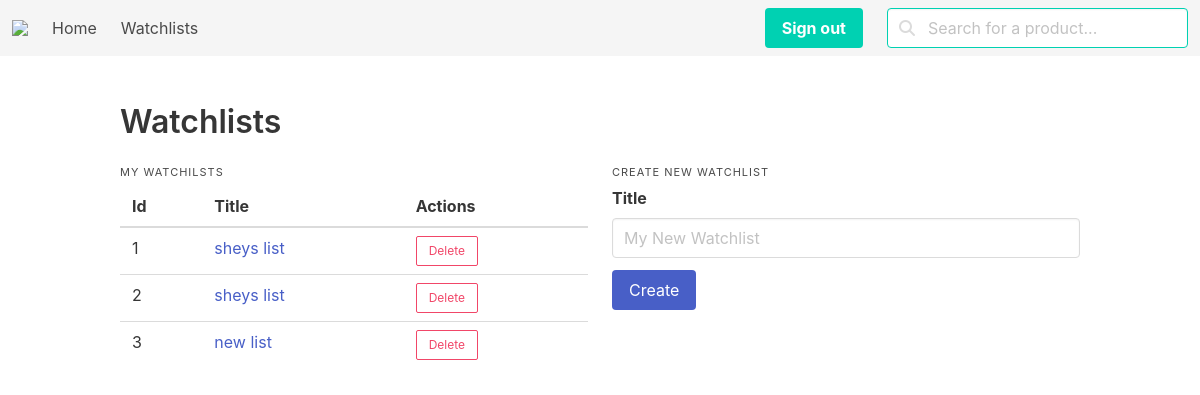
Page /watchlists/ (signed in) on the earlier database version.
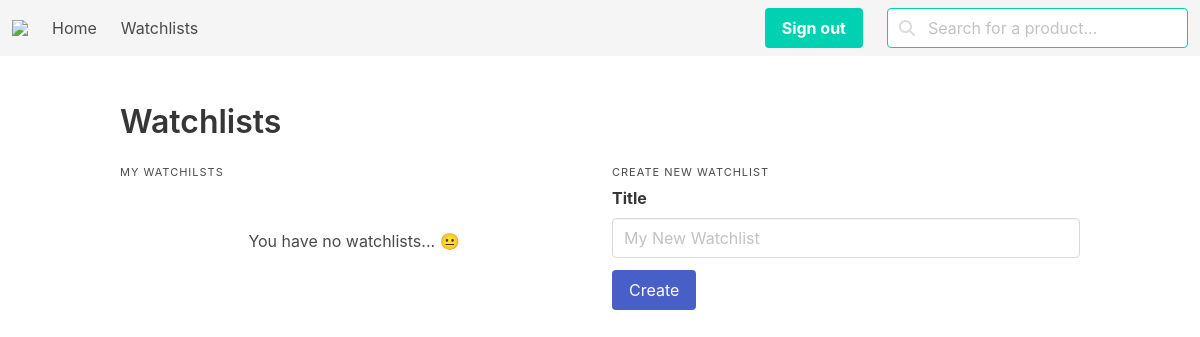
Same page on the later database version.
### core/models.py (models this page shows, shortened)
class Watchlist(models.Model):
    id = models.AutoField(primary_key=True)
    title = models.CharField(max_length=100, default="New Watchlist")
    owner = models.ForeignKey(User, on_delete=models.DO_NOTHING)
    products = models.ManyToManyField(Product)

### core/views.py (the view)
# urls.py: path('watchlists/', views.WatchlistsView.as_view(), name = 'watchlists'),
class WatchlistsView(View):
    model = Watchlist
    template_name = 'watchlists.html'
    def get(self, request):
        user = request.user
        if user.is_anonymous: watchlists = []
        else:
            user_instance = User.objects.get(username=user.username)
            print(type(user_instance))
            watchlists = Watchlist.objects.filter(owner=user_instance)
        return render(request, self.template_name, {'watchlists': watchlists})

### core/templates/watchlists.html (shortened to what this page needs)
{% extends 'bases/base_page.html' %}
{% block content %}
<div class="block">
    <h1 class="title">Watchlists</h1>
</div>
<div class="block">
    <div class="columns is-centered">
        <div class="column two-thirds">
            <h2 class="heading">My Watchilsts</h2>
            {% if watchlists|length > 0 %}
            <table class="table is-hoverable is-fullwidth">
                <thead>
                    <tr>
                        <th>Id</th>
                        <th class="is-expanded">Title</th>
                        <th>Actions</th>
                    </tr>
                </thead>
                <tbody>
                    {% for watchlist in watchlists %}
                    <tr>
                        <td>{{ watchlist.id }}</td>
                        <td><a href="{% url 'watchlist' watchlist.id %}">{{ watchlist.title }}</td></a>
                        <td>
                            <button class="delete-watchlist button is-danger is-small is-outlined" data-watchlist-id="{{ watchlist.id }}">
                                <span>Delete</span>
                            </button>
                        </td>
                    </tr>
                    {% endfor %}
                </tbody>
            </table>
            {% else %}
            <p class="mt-6 is-flex is-justify-content-center">You have no watchlists... 😐</p>
            {% endif %}
        </div>
        <div class="column one-third">
            <h2 class="heading">Create New Watchlist</h2>
            <div class="block">
                <form id="create-watchlist-form" method="POST">
                    <div class="field">
                        <label class="label">Title</label>
                        <div class="control">
                            <input name="watchlist_title" class="input" type="text" placeholder="My New Watchlist">
                        </div>
                    </div>
                    <div class="field is-grouped">
                        <div class="control">
                            <button class="button is-link is-primary">Create</button>
                        </div>
                    </div>
                </form>
            </div>
        </div>
    </div>
</div>
</div>
{% endblock content %}

### core/templates/bases/base_page.html (shortened to what this page needs)
{% include 'bases/base.html' %}
{% block body %}
{% include 'components/navbar.html'%}
<section class="section">
    <div class="container">
        {% block content %}
        {% endblock content %}
</section>
{% endblock body %}

### core/templates/bases/base.html (shortened to what this page needs)
{% load static %}
<!DOCTYPE html>
<html>
	<head>
		<link rel="stylesheet" href="https://cdn.jsdelivr.net/npm/bulma@0.9.4/css/bulma-rtl.min.css">
	</head>
<body>
</body>
</html>

### core/templates/components/navbar.html (shortened to what this page needs)
{% load static %}
<nav class="navbar is-light is-transparent" role="navigation" aria-label="main navigation">
    <div class="navbar-brand">
        <a class="navbar-item" href="#">
            <img src="https://em-content.zobj.net/thumbs/240/apple/354/shopping-cart_1f6d2.png">
        </a>
    </div>
    <div id="navMenuMain" class="navbar-menu ">
        <div class="navbar-end">
            <a href="/" class="navbar-item">Home</a>
            <a href="/watchlists" class="navbar-item">Watchlists</a>
        </div>
        <div class="navbar-start">
            <div class="navbar-item">
                <div class="buttons">
                    <a class="button is-primary" type="button" href="/signout"><strong>Sign out</strong></a>
                </div>
            </div>
            <div class="is-flex navbar-item">
                {% include 'components/product_searchbar.html' %}
            </div>
        </div>
    </div>
</nav>

### core/templates/components/product_searchbar.html (shortened to what this page needs)
<form action="{% url 'search' %}" method="get">
    <div class="field">
        <p class="control has-icons-left">
            <input id="searchbar" class="input is-primary" name="q" type="text" placeholder="Search for a product...">
            <span class="icon is-small is-left">
            </span>
        </p>
    </div>
</form>

Differences in the rows shown:
removed Watchlist: id "1", title "sheys list"
removed Watchlist: id "2", title "sheys list"
removed Watchlist: id "3", title "new list"
Other differences:
text no longer shown: "Id Title Actions"
text now shown: "You have no watchlists... 😐"
